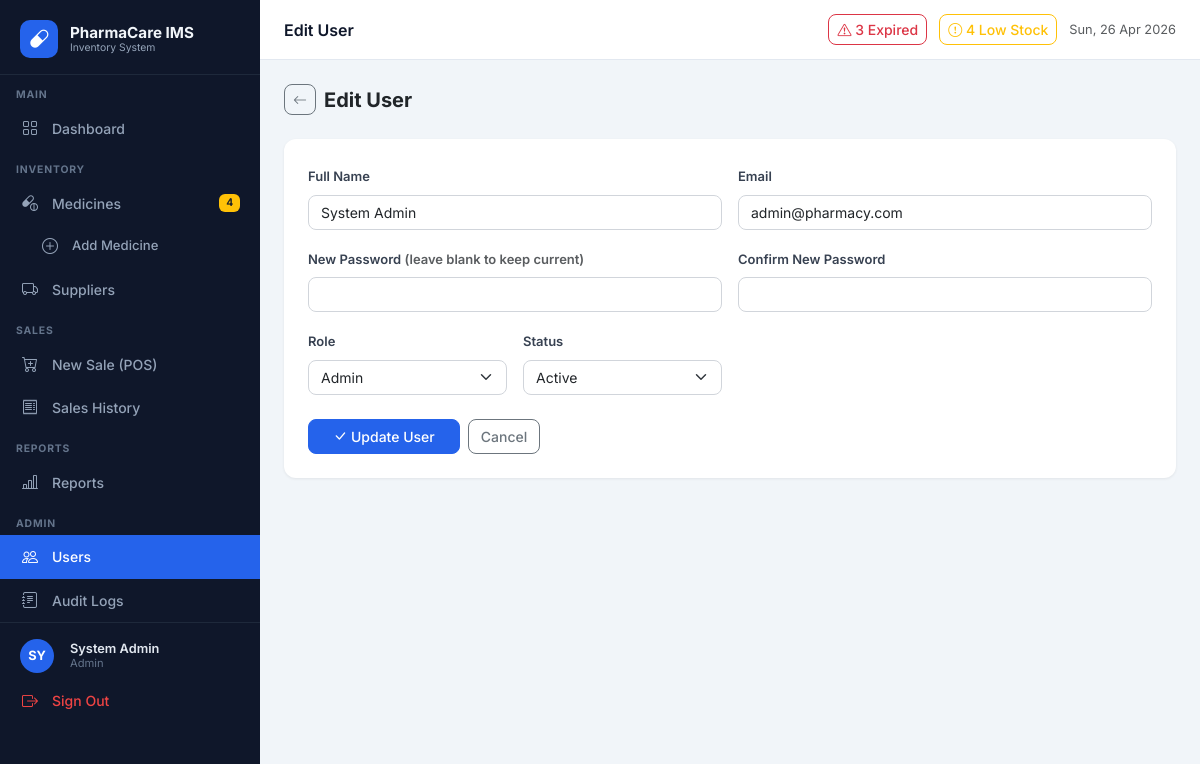
Page /users/edit.php?id=1 (signed in) on the committed database.
### tables this page shows
CREATE TABLE IF NOT EXISTS users (
    id          INT AUTO_INCREMENT PRIMARY KEY,
    name        VARCHAR(100)                     NOT NULL,
    email       VARCHAR(100)                     NOT NULL UNIQUE,
    password    VARCHAR(255)                     NOT NULL,
    role        ENUM('admin','pharmacist')        DEFAULT 'pharmacist',
    status      ENUM('active','inactive')         DEFAULT 'active',
    created_at  TIMESTAMP                         DEFAULT CURRENT_TIMESTAMP,
    updated_at  TIMESTAMP                         DEFAULT CURRENT_TIMESTAMP ON UPDATE CURRENT_TIMESTAMP,
    INDEX idx_email (email),
    INDEX idx_role  (role)
);

### includes/functions.php (called while the page is built, shortened)
<?php
function base_url(string $path = ''): string {
    static $base = null;
    if ($base === null) {
        $scheme  = (!empty($_SERVER['HTTPS']) && $_SERVER['HTTPS'] !== 'off') ? 'https' : 'http';
        $host    = $_SERVER['HTTP_HOST'] ?? 'localhost';
        $appAbsPath = rtrim(str_replace('\\', '/', dirname(__FILE__, 2)), '/');
        $docRoot    = rtrim(str_replace('\\', '/', $_SERVER['DOCUMENT_ROOT'] ?? ''), '/');
        if ($docRoot && strpos($appAbsPath, $docRoot) === 0) {
            $appWebPath = substr($appAbsPath, strlen($docRoot));
        } else {
            $scriptParts = explode('/', trim($_SERVER['SCRIPT_NAME'] ?? '', '/'));
            $depth       = count($scriptParts) - 1;
            $appWebPath  = '/' . implode('/', array_slice($scriptParts, 0, max(1, count($scriptParts) - $depth)));
            $script = $_SERVER['SCRIPT_NAME'] ?? '/index.php';
            $parts  = explode('/', trim($script, '/'));
            $known_subdirs = ['medicines','suppliers','sales','reports','users','audit_logs','api','config','includes'];
            $appParts = [];
            foreach ($parts as $p) {
                if (in_array($p, $known_subdirs)) break;
                $appParts[] = $p;
            }
            $appWebPath = '/' . implode('/', $appParts);
        }
        $appWebPath = rtrim($appWebPath, '/');
        $base = $scheme . '://' . $host . $appWebPath;
    }
    return $base . '/' . ltrim($path, '/');
}
function sanitize(string $value): string {
    return htmlspecialchars(trim($value), ENT_QUOTES, 'UTF-8');
}

### config/database.php (called while the page is built, shortened)
<?php
class Database {
    private static ?PDO $instance = null;
    public static function connect(): PDO {
        if (self::$instance === null) {
            $dsn = sprintf(
                'mysql:host=%s;dbname=%s;charset=%s',
                DB_HOST, DB_NAME, DB_CHARSET
            );
            $options = [
                PDO::ATTR_ERRMODE            => PDO::ERRMODE_EXCEPTION,
                PDO::ATTR_DEFAULT_FETCH_MODE => PDO::FETCH_ASSOC,
                PDO::ATTR_EMULATE_PREPARES   => false,
            ];
            try {
                self::$instance = new PDO($dsn, DB_USER, DB_PASS, $options);
            } catch (PDOException $e) {
                http_response_code(500);
                die(json_encode(['error' => 'Database connection failed: ' . $e->getMessage()]));
            }
        }
        return self::$instance;
    }
}
function db(): PDO {
    return Database::connect();
}

### users/edit.php (the view, shortened to what this page needs)
<?php
require_once __DIR__ . '/../config/database.php';
require_once __DIR__ . '/../includes/functions.php';
$id = (int)($_GET['id'] ?? 0);
$stmt = db()->prepare("SELECT * FROM users WHERE id=?");
$stmt->execute([$id]);
$data = $stmt->fetch();
require_once __DIR__ . '/../includes/header.php';
?>
<div class="d-flex align-items-center gap-2 mb-4">
  <a href="<?= base_url('users/index.php') ?>" class="btn btn-sm btn-outline-secondary"><i class="bi bi-arrow-left"></i></a>
  <h5 class="mb-0 fw-bold">Edit User</h5>
</div>
<div class="card table-card"><div class="card-body p-4">
  <form method="POST">
    <div class="row g-3">
      <div class="col-md-6">
        <label class="form-label">Full Name</label>
        <input type="text" name="name" class="form-control" value="<?= sanitize($data['name']) ?>" required/>
      </div>
      <div class="col-md-6">
        <label class="form-label">Email</label>
        <input type="email" name="email" class="form-control" value="<?= sanitize($data['email']) ?>" required/>
      </div>
      <div class="col-md-6">
        <label class="form-label">New Password <span class="text-muted">(leave blank to keep current)</span></label>
        <input type="password" name="password" class="form-control" minlength="8"/>
      </div>
      <div class="col-md-6">
        <label class="form-label">Confirm New Password</label>
        <input type="password" name="confirm" class="form-control"/>
      </div>
      <div class="col-md-3">
        <label class="form-label">Role</label>
        <select name="role" class="form-select">
          <option value="admin"      <?= $data['role']==='admin'     ?'selected':'' ?>>Admin</option>
        </select>
      </div>
      <div class="col-md-3">
        <label class="form-label">Status</label>
        <select name="status" class="form-select">
          <option value="active"   <?= $data['status']==='active'  ?'selected':'' ?>>Active</option>
        </select>
      </div>
    </div>
    <div class="mt-4 d-flex gap-2">
      <button type="submit" class="btn btn-primary px-4"><i class="bi bi-check-lg me-1"></i>Update User</button>
      <a href="<?= base_url('users/index.php') ?>" class="btn btn-outline-secondary">Cancel</a>
    </div>
  </form>
</div></div>
<?php require_once __DIR__ . '/../includes/footer.php'; ?>

### includes/header.php (style rules this page uses)
:root { --sidebar-w: 260px; --primary: #2563eb; --primary-dk:#1d4ed8; --sidebar-bg:#0f172a; --sidebar-hover:#1e293b; --sidebar-active:#2563eb; --topbar-h: 60px; }
* { font-family: 'Inter', sans-serif; }
body { background:#f1f5f9; min-height:100vh; }
.table-card { border:none; border-radius:12px; overflow:hidden; box-shadow:0 1px 3px rgba(0,0,0,.07); }
.form-label { font-size:.8125rem; font-weight:600; color:#374151; }
.form-control, .form-select { border-radius:8px; border-color:#d1d5db; font-size:.875rem; }
.btn { border-radius:8px; font-size:.875rem; font-weight:500; }
.btn-primary { background:var(--primary); border-color:var(--primary); }

### rows in the picture
users: name "System Admin", email "admin@pharmacy.com", role "Admin", status "Active"

### other values in the picture
APP_NAME "PharmaCare IMS"
$lowStockCount "4"
substr($_SESSION['user_name'] ?? 'U', 0, 2) "SY"
currentUserName() "System Admin"
currentUserRole() "Admin"
PAGE_TITLE "Edit User"
$expiredCount "3"
